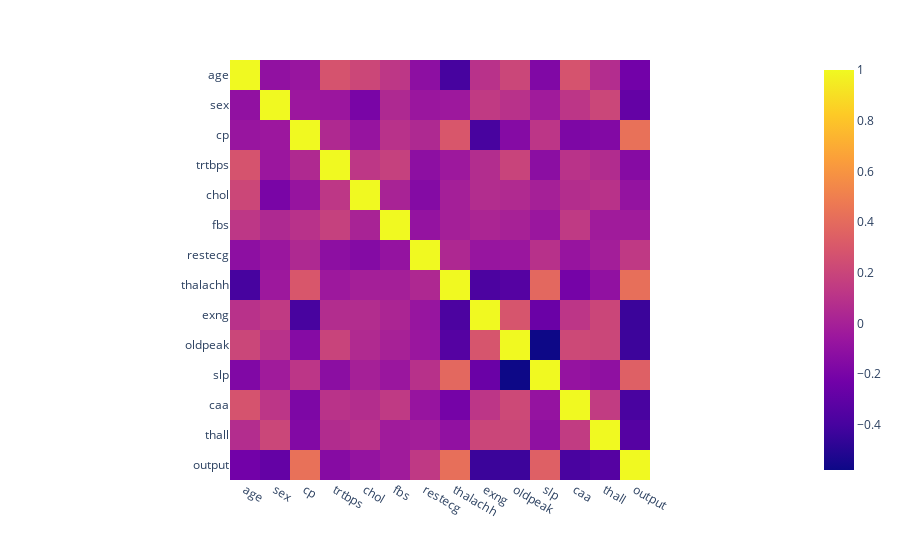

The cell this chart's notebook holds for it:
### Code cell
corr = df.corr()
fig = px.imshow(corr)
fig.show()

### Figure 1 — Plotly figure (JSON) as saved in the notebook; plotly's stock layout.template omitted (floating-point values rounded to 4 significant figures; data arrays with more than 128 entries replaced by an {"elided": "..."} marker saying what was removed)
{"data": [{"coloraxis": "coloraxis", "hovertemplate": "x: %{x}<br>y: %{y}<br>color: %{z}<extra></extra>", "name": "0", "type": "heatmap", "x": ["age", "sex", "cp", "trtbps", "chol", "fbs", "restecg", "thalachh", "exng", "oldpeak", "slp", "caa", "thall", "output"], "xaxis": "x", "y": ["age", "sex", "cp", "trtbps", "chol", "fbs", "restecg", "thalachh", "exng", "oldpeak", "slp", "caa", "thall", "output"], "yaxis": "y", "z": {"elided": "14x14 float values"}}], "layout": {"coloraxis": {"colorscale": [[0, "#0d0887"], [0.1111, "#46039f"], [0.2222, "#7201a8"], [0.3333, "#9c179e"], [0.4444, "#bd3786"], [0.5556, "#d8576b"], [0.6667, "#ed7953"], [0.7778, "#fb9f3a"], [0.8889, "#fdca26"], [1, "#f0f921"]]}, "margin": {"t": 60}, "xaxis": {"anchor": "y", "constrain": "domain", "domain": [0, 1], "scaleanchor": "y"}, "yaxis": {"anchor": "x", "autorange": "reversed", "constrain": "domain", "domain": [0, 1]}}}
